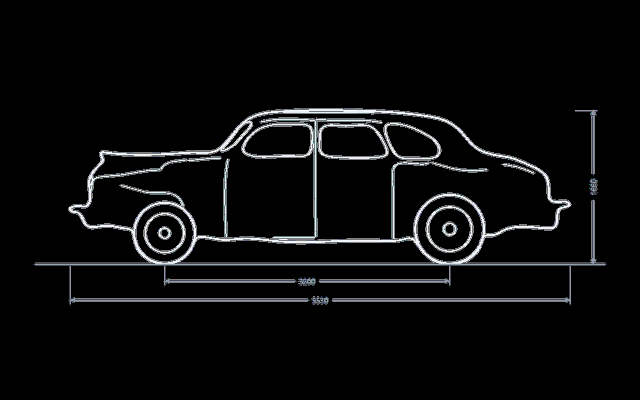
#> input picture design/lineart/gaz12.png, 1280 x 800 px (shown at 1/2 size)
$ python -i extract.py   (imports and definitions only)
#> lines starting #> are read from the running program, lines starting #| are printed output that depends on the picture; after the words box and inside, x2 and y2 are one past the last pixel; in counts of white or black regions, pixels touching at a corner belong together
"""CPU-only side-view extraction. Ambiguous views/orientations are rejected.
No source image is displayed or written by this module. Pure arrays in/out.
"""
from dataclasses import dataclass
import cv2
import numpy as np

# [1 line not run here, left out]

class Reject(ValueError):
    pass

@dataclass
class SideView:
    lines: np.ndarray
    silhouette: np.ndarray
    wheels: list
    box: tuple
    confidence: float


def binary_lines(image, threshold=110):
    if image is None or image.ndim not in (2,3):
        raise Reject('invalid-image')
    gray=cv2.cvtColor(image,cv2.COLOR_BGR2GRAY) if image.ndim==3 else image
    if gray.size<10000 or min(gray.shape)<100:
        raise Reject('image-too-small')
    # Near-black source strokes only. Do not adaptively amplify pale watermarks.
    ink=(gray<threshold).astype(np.uint8)*255
    density=float((ink>0).mean())
    if not .001<density<.35:
        raise Reject('not-a-light-background-line-drawing')
    return ink


# [34 lines left out: functions _regions, _fill_car, not called in this run]


def find_side_view(image, threshold=110):
    h0,w0=image.shape[:2];s=min(1.,1600/max(h0,w0))
    work=cv2.resize(image,None,fx=s,fy=s,interpolation=cv2.INTER_AREA) if s!=1 else image
    ink=binary_lines(work,threshold);h,w=ink.shape
    circles=cv2.HoughCircles(255-ink,cv2.HOUGH_GRADIENT,1.,max(8,w*.01),param1=100,param2=20,minRadius=max(5,round(w*.012)),maxRadius=max(8,round(w*.09)))
    if circles is None:
        raise Reject('no-wheel-circles')
    circles=circles[0][:160]
    distance=cv2.distanceTransform(255-ink,cv2.DIST_L2,3)
    angle=np.linspace(0,2*np.pi,120,endpoint=False,dtype=np.float32)
    # [5 lines left out: function support, not called in this run]
    circles=np.array([c for c in circles if support(c)>.58])
    if len(circles)<2:raise Reject('wheel-circles-have-insufficient-edge-support')
    hypotheses=[]
    for x0,y0,x1,y1 in _regions(ink):
        bw,bh=x1-x0,y1-y0
        cs=[(float(x-x0),float(y-y0),float(r)) for x,y,r in circles if x0+r*.6<x<x1-r*.6 and y0+bh*.62<y<y1-r*.3 and .035*bw<r<.14*bw and .10*bh<r<.32*bh and y+r>y1-.18*bh]
        for i,a in enumerate(cs):
            for b in cs[i+1:]:
                left,right=sorted([a,b]);r=(left[2]+right[2])/2;dx=right[0]-left[0]
                if not (3.5*r<dx<17*r and .65<left[2]/right[2]<1.5 and abs(left[1]-right[1])<r*.40):continue
                if not (.12*bw<left[0]<.40*bw and .60*bw<right[0]<.88*bw):continue
                try:mask=_fill_car(ink[y0:y1,x0:x1],[left,right])
                except Reject:continue
                # The widest coherent two-wheel view wins, then alignment/size.
                confidence=bw/w-.10*abs(left[1]-right[1])/r+.12*r/bw
                hypotheses.append(SideView(ink[y0:y1,x0:x1],mask,[left,right],(x0/s,y0/s,bw/s,bh/s),confidence))
    if not hypotheses:
        raise Reject('no-coherent-two-wheel-side-view')
    hypotheses.sort(key=lambda c:c.confidence,reverse=True)
    best=hypotheses[0]
    # Same region with a different rim is one hypothesis; prefer outer circles.
    same=[p for p in hypotheses if p.box==best.box and all(np.hypot(a[0]-b[0],a[1]-b[1])<max(a[2],b[2])*.30 for a,b in zip(p.wheels,best.wheels))]
    if same:best=max(same,key=lambda p:sum(c[2]for c in p.wheels))
    independent=[p for p in hypotheses if p.box!=best.box and p.confidence>best.confidence-.025]
    for p in independent:
        a=best.box;b=p.box
        ix=max(0,min(a[0]+a[2],b[0]+b[2])-max(a[0],b[0]));iy=max(0,min(a[1]+a[3],b[1]+b[3])-max(a[1],b[1]));iou=ix*iy/(a[2]*a[3]+b[2]*b[3]-ix*iy+1e-6)
        if iou<.4:raise Reject('multiple-equally-plausible-side-views')
    return best


# [49 lines left out: functions infer_orientation, normalize, not called in this run]

>>> import cv2
>>> picture = cv2.imread('../../../design/lineart/gaz12.png')
#> picture is the input picture: shape (800, 1280, 3); mean B, G, R 11.4, 11, 10.7
>>> result = find_side_view(picture)
#> in binary_lines, `ink=(gray<threshold).astype(np.uint8)*255`:
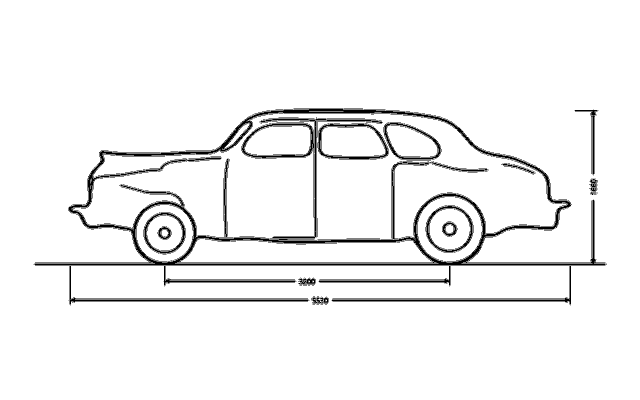
#> ink: shape (800, 1280) (shown at 1/2 size); 95% white; 169 black regions (144 under 20 px), largest, box (x1, y1, x2, y2) and area: (69, 216, 1211, 530) 25090, (70, 531, 1211, 609) 9263, (482, 235, 764, 478) 4388
#> in binary_lines, `density=float((ink>0).mean())`: density = 0.95
#> (the run stopped early here; a loop or call above may not have finished)

$ run again, on design/lineart/gaz13.png
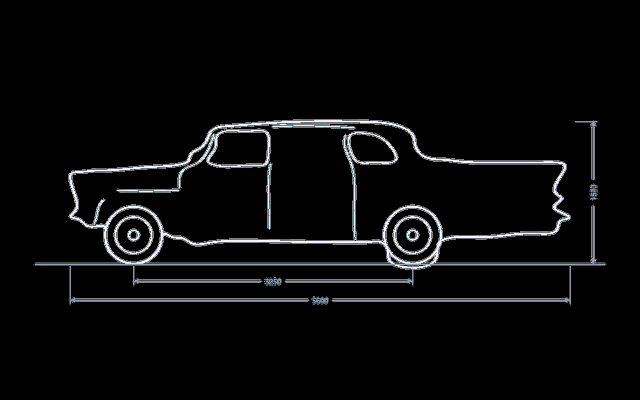
#> input picture design/lineart/gaz13.png, 1280 x 800 px (shown at 1/2 size)
#> picture is the input picture: shape (800, 1280, 3); mean B, G, R 9.9, 9.5, 9.2
#> in binary_lines, `ink=(gray<threshold).astype(np.uint8)*255`:
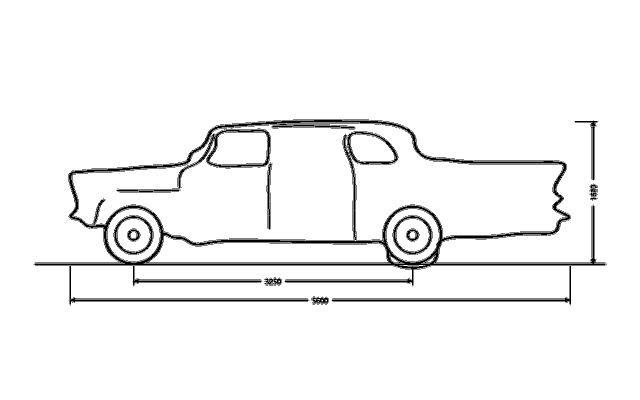
#> ink: shape (800, 1280) (shown at 1/2 size); 95.7% white; 116 black regions (91 under 20 px), largest, box (x1, y1, x2, y2) and area: (69, 238, 1211, 609) 32666, (355, 257, 542, 376) 2529, (612, 262, 797, 481) 2490
#> density = 0.957

$ run again, on design/lineart/gaz14.png
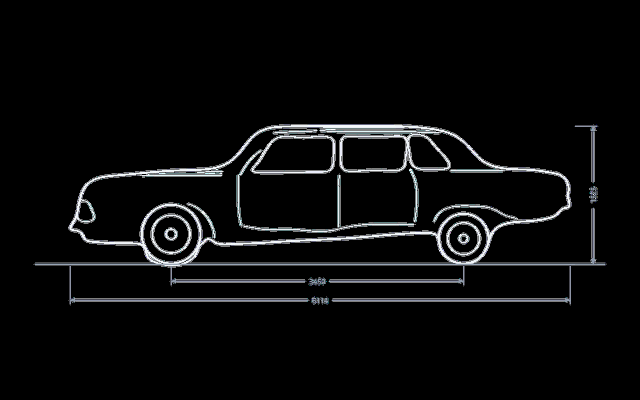
#> input picture design/lineart/gaz14.png, 1280 x 800 px (shown at 1/2 size)
#> picture is the input picture: shape (800, 1280, 3); mean B, G, R 11.2, 10.8, 10.5
#> in binary_lines, `ink=(gray<threshold).astype(np.uint8)*255`:
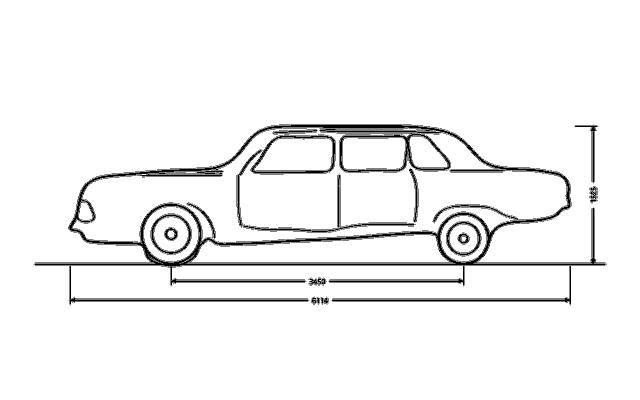
#> ink: shape (800, 1280) (shown at 1/2 size); 95.1% white; 170 black regions (138 under 20 px), largest, box (x1, y1, x2, y2) and area: (69, 249, 1211, 609) 33963, (673, 266, 902, 346) 3297, (473, 298, 829, 466) 2872
#> density = 0.951

$ run again, on design/lineart/gaz21.png
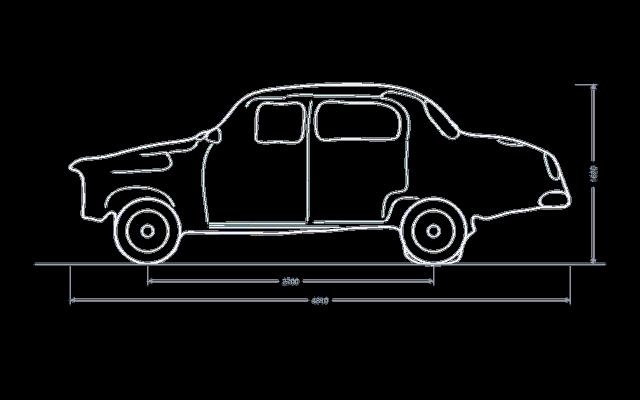
#> input picture design/lineart/gaz21.png, 1280 x 800 px (shown at 1/2 size)
#> picture is the input picture: shape (800, 1280, 3); mean B, G, R 12.4, 12, 11.6
#> in binary_lines, `ink=(gray<threshold).astype(np.uint8)*255`:
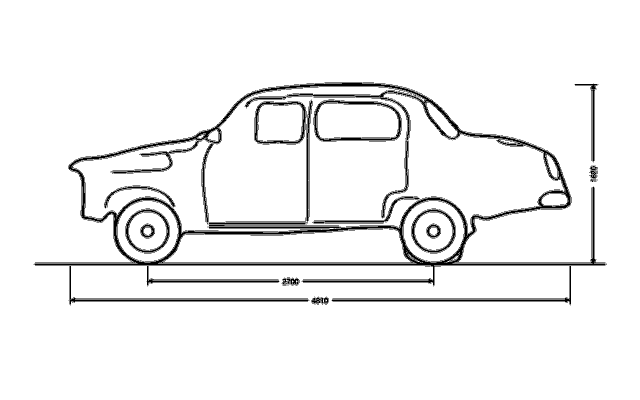
#> ink: shape (800, 1280) (shown at 1/2 size); 94.6% white; 179 black regions (146 under 20 px), largest, box (x1, y1, x2, y2) and area: (69, 164, 1211, 609) 39186, (627, 199, 804, 284) 2272, (508, 202, 613, 289) 1621
#> density = 0.946
